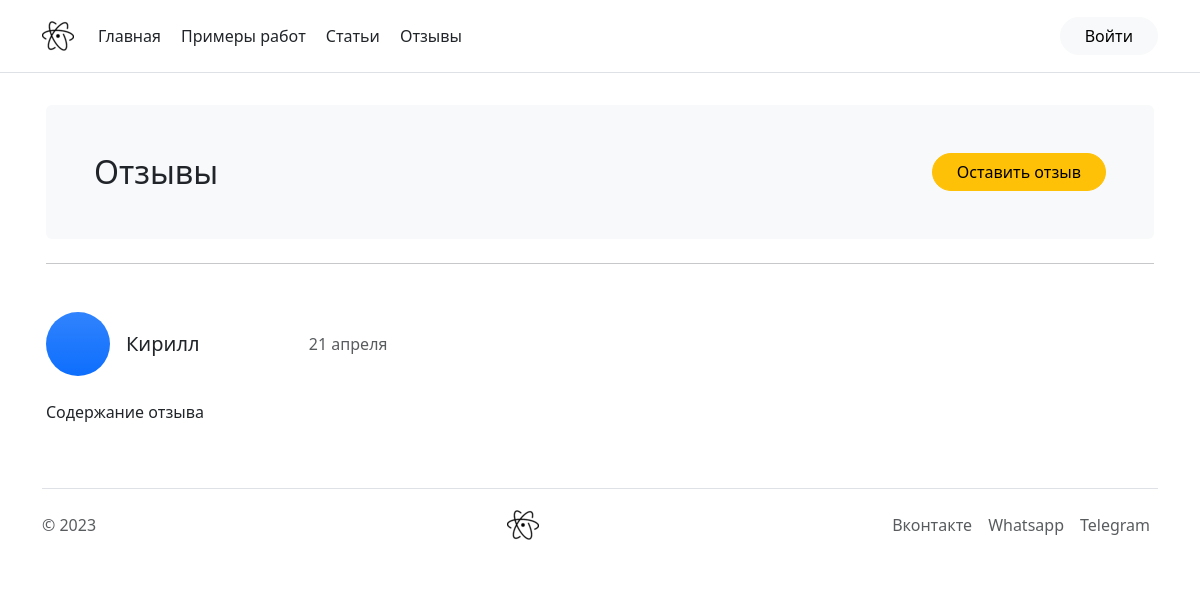
The page /reviews/ on the database as committed earlier.
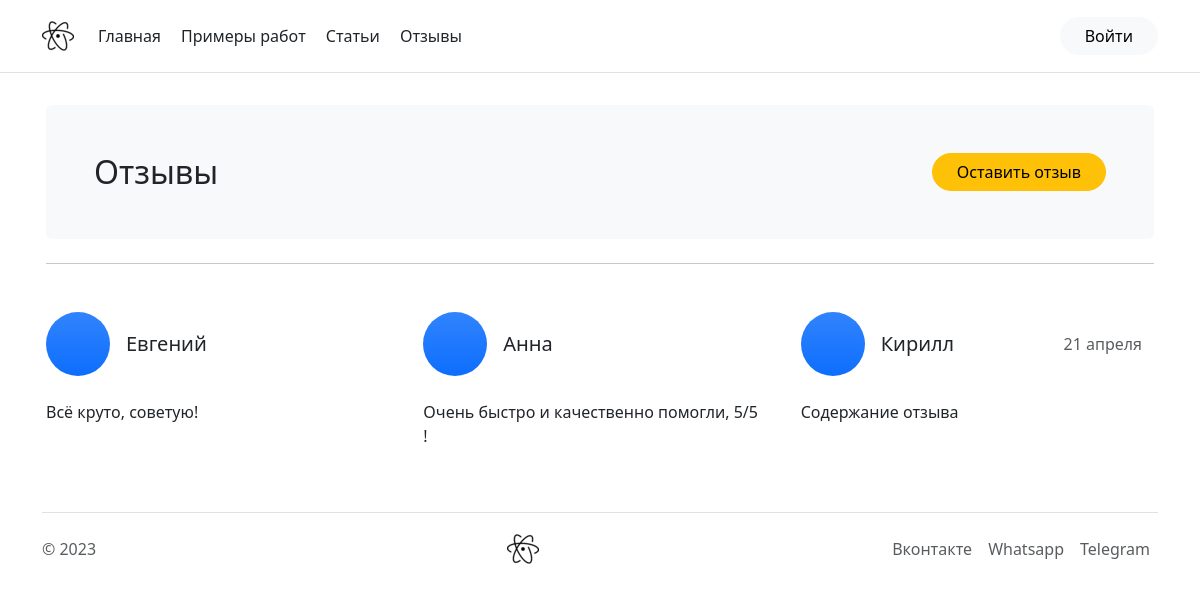
The same page on the database as committed later.
### main_app/models.py (models this page shows, shortened)
class Review(models.Model):
    email = models.EmailField()
    name = models.CharField(max_length=100, verbose_name='Имя')
    rev = models.TextField(blank=True, verbose_name='Отзыв')
    class Meta:
        verbose_name = 'Отзыв'
        verbose_name_plural = 'Отзывы'

### main_app/views.py (the view)
# urls.py: path('reviews/', reviews, name='reviews'),
def reviews(request):
    all_reviews = Review.objects.all()
    context = {
        'reviews': all_reviews,
    }
    return render(request, 'main_app/reviews.html', context=context)

### main_app/templates/main_app/reviews.html (shortened to what this page needs)
{% extends 'main_app/base.html' %}
{% load bootstrap_icons %}
{% block content %}
<div class="container px-3 py-3">
    <div class="bg-light rounded p-5">
        <p class="h2 d-inline">Отзывы</p>
        <a href="{% url 'reviews' %}" class="btn btn-warning d-none d-sm-inline rounded-pill px-4 float-end">Оставить отзыв</a>
    </div>
    <hr class="my-4">
    <div class="row g-4 my-2 row-cols-1 row-cols-lg-3">
		{% for review in reviews %}
            <div class="col pe-4">
                <div class="d-flex align-items-center mb-2">
                    <div class="feature-icon bg-primary bg-gradient rounded-circle mb-3">
                    </div>
                    <p class="ms-3 fs-5">{{ review.name }}</p>
                </div>
                <p class="">{{ review.rev }}</p>
            </div>
        {% endfor %}
        <div class="col pe-4">
            <div class="d-flex align-items-center mb-2">
                <div class="feature-icon bg-primary bg-gradient rounded-circle mb-3">
                </div>
                <p class="ms-3 fs-5">Кирилл</p>
                <p class="ms-auto text-muted">21 апреля</p>
            </div>
            <p class="">Содержание отзыва</p>
        </div>
    </div>
</div>
{% endblock %}

### main_app/templates/main_app/base.html (shortened to what this page needs)
<!DOCTYPE html>
<html>
<head>
	{% load static %}
	{% load django_bootstrap5 %}
	{% bootstrap_css %}
	{% load bootstrap_icons %}
	<link href="{% static 'main_app/css/main.css' %}" rel="stylesheet">
</head>
<body>
	{% block header %}
		<header class="p-3 mb-3 border-bottom">
			<div class="container">
				<div class="d-flex flex-wrap align-items-center justify-content-center justify-content-lg-start">
					<div class="me-lg-3">
						<a href="/">
							<img src="{% static 'main_app/img/logo_32.png' %}" alt="logo">
						</a>
					</div>
					<ul class="nav col-12 col-lg-auto me-lg-auto mb-2 justify-content-center mb-md-0">
						<li><a href="{% url 'index' %}" class="nav-link px-2 me-1 link-dark">Главная</a></li>
						<li><a href="{% url 'work_examples' %}" class="nav-link px-2 me-1 link-dark">Примеры работ</a></li>
						<li><a href="{% url 'articles' %}" class="nav-link px-2 me-1 link-dark">Статьи</a></li>
						<li><a href="{% url 'reviews' %}" class="nav-link px-2 me-1 link-dark">Отзывы</a></li>
					</ul>
					{% if request.user.is_authorization %}
						<ul class="nav col-12 col-lg-auto me-lg-0 mb-2 justify-content-center mb-md-0">
							<li><a href="{% url 'account' %}" class="nav-link px-2 me-1 link-dark">Личный кабинет</a></li>
							<li><a href="{% url 'logout' %}" class="btn btn-light rounded-pill px-4">Выйти</a></li>
						</ul>
					{% else %}
						<a href="{% url 'authorization' %}" class="btn btn-light rounded-pill px-4">Войти</a>
					{% endif %}
				</div>
			</div>
		</header>
	{% endblock header %}
	{% block content %}
	{% endblock %}
	{% block footer %}
	    <div class="container">
		  <footer class="d-flex flex-wrap justify-content-between align-items-center py-3 my-4 border-top">
			<p class="col-md-5 mb-0 text-muted">© 2023</p>
			<a href="/" class="d-none d-lg-flex justify-content-center mb-3 mb-md-0 me-md-auto link-dark text-decoration-none">
			  <img src="{% static 'main_app/img/logo_32.png' %}" alt="logo">
			</a>
			<ul class="nav col-md-6 justify-content-end">
			  <li class="nav-item"><a href="#" class="nav-link px-2 text-muted">Вконтакте</a></li>
			  <li class="nav-item"><a href="#" class="nav-link px-2 text-muted">Whatsapp</a></li>
			  <li class="nav-item"><a href="#" class="nav-link px-2 text-muted">Telegram</a></li>
			</ul>
		  </footer>
		</div>
	{% endblock %}
</body>
</html>

### main_app/static/main_app/css/main.css (style rules this page uses)
.feature-icon { display: inline-flex; align-items: center; justify-content: center; width: 64px; min-width: 64px; height: 64px; font-size: 2rem; color: #fff; border-radius: .75rem; }

Rows that differ between the two databases and show on the page:
added Review: name "Евгений", rev "Всё круто, советую!"
added Review: name "Анна", rev "Очень быстро и качественно помогли, 5/5 !"
